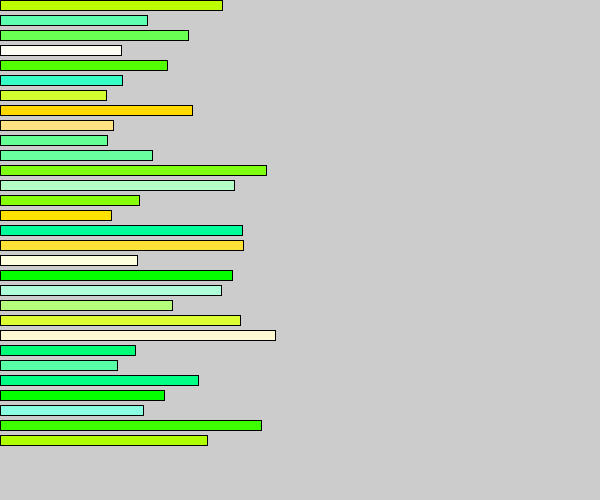
Frame 1 (no input)
Frame 60 (the mouse pressed at the canvas centre just before this capture): identical to frame 1, image omitted
Frame 120 (the mouse held since frame 60 and released just before this capture): identical to frame 1, image omitted

The Processing sketch that drew this single still picture (run headless with seeded random() and noise(); from frame 60 on, the mouse is pressed at the canvas centre):

// Processing sketch: array_barritas
// ── array_barritas.pde
float [] largos = new float [30];
color [] colores = new color [30]; 
// float [] largos= { 10,30,40,29,134,23,5,278,17 };

void setup() {
  size(600, 500);
  colorMode(HSB, 255,100,100); //ver HSB en https://processing.org/reference/colorMode_.html
  for (int i=0; i<largos.length; i++) {
    largos[i] = random(13, 36);
    colores[i] = color(random(30,120), random(200), 200);
  }
}

void draw() {
  for (int i=0; i<largos.length; i++) {
    if (largos[i]>20) {
      fill(0, 100, 100);
    } else {
      fill(colores[i]);
    }
    
    fill(colores[i]);
    rect(0, i*15, largos[i] * 8, 10);
  }
}
